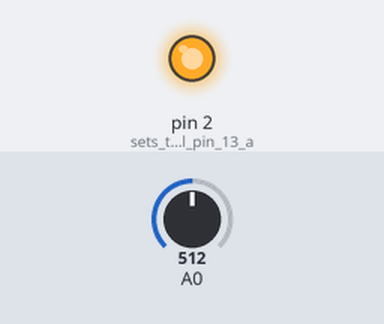
Bench run of a sketch on a simulated Arduino Uno, built with avr-gcc and run on an emulated ATmega328P. Parts: output pins drawn as LEDs (lit = HIGH). The inputs (shaded band) are chosen by the test bench; at power-on: A0 = 512.

Above: at 1.2 s.
1.3 s: A0 set to 211
2.8 s: A0 set to 186
At 3.8 s:
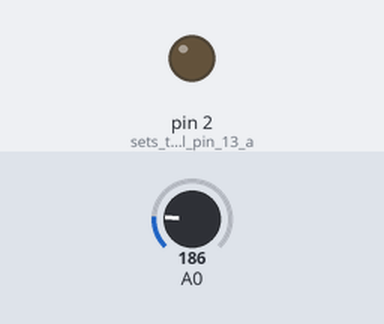
4.3 s: A0 set to 210
At 5.2 s:
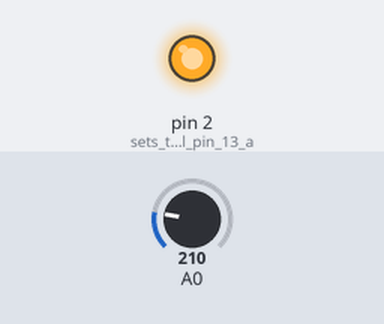
5.8 s: A0 set to 190
At 6.2 s:
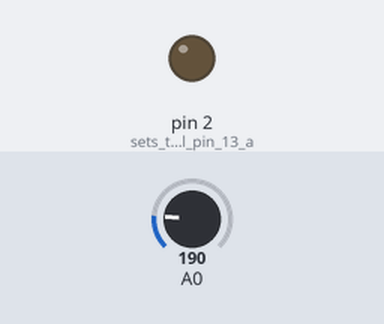
Timing chart, 0 to 8.3 s (numbered marks = the images above; inputs shaded):
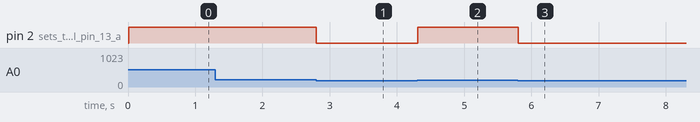

Measured:
- the behaviour switches between 200 and 199 on A0 (found by bisection; images 0 and 1)
- after the input at 1.3 s, every drawn part: stays the same
- after the input at 2.8 s, pin 2 (sets_the_digital_pin_13_a): HIGH → LOW at once
- after the input at 4.3 s, pin 2 (sets_the_digital_pin_13_a): LOW → HIGH at once
- after the input at 5.8 s, pin 2 (sets_the_digital_pin_13_a): HIGH → LOW at once

The sketch:

main.ino
```cpp
#include <RBD_Timer.h>

// the setup routine runs once when you press reset:
int index;
unsigned long cur_time, prev_time;
unsigned long duration, max_duration, min_duration;

RBD::Timer timer;


// setup routine
void setup() {
  // initialize serial communication at 9600 bits per second:
  Serial.begin(9600);
  pinMode(2, OUTPUT);    // sets the digital pin 13 as output
  timer.setTimeout(10);
  timer.restart();
}


// the loop routine runs over and over again forever:
void loop() {
  // read the input on analog pin 0:
	if(timer.onRestart()) {
		int sensorValue = analogRead(A0);
		/* Serial.println("Analog read: "); */
		/* Serial.println(sensorValue); */

		if (sensorValue < 200) {
			digitalWrite(2, LOW);
		}
		else {
			digitalWrite(2, HIGH);
		}
  }
}
```
